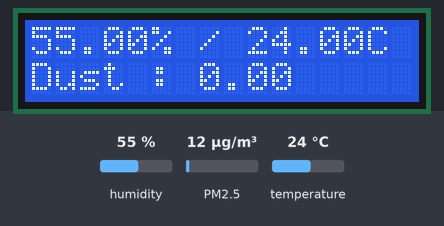
A sketch run on a simulated Arduino Uno, built with avr-gcc and run on an emulated ATmega328P. Shown: 16×2 character LCD. Wiring (inferred from the names in the program): dust sensor: data pin 3. The test bench sets the inputs (shaded band); at power-on: humidity 55 %, temperature 24 °C, PM2.5 12 µg/m³. What the sketch prints to the serial monitor is not drawn.

Above: at 1.2 s.
1.3 s: humidity set to 22 %
At 3.5 s:
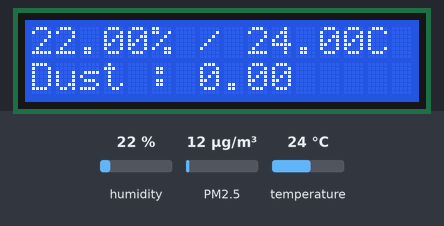
3.9 s: temperature set to 12 °C
At 5.3 s:
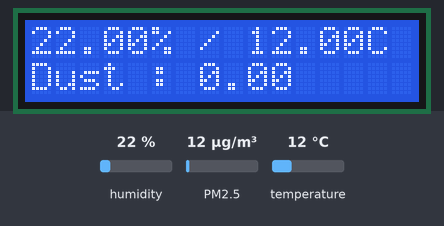
6.3 s: humidity set to 40 %
At 8.3 s:
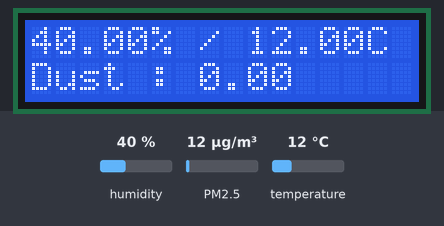
8.7 s: temperature set to 19 °C
At 10.2 s:
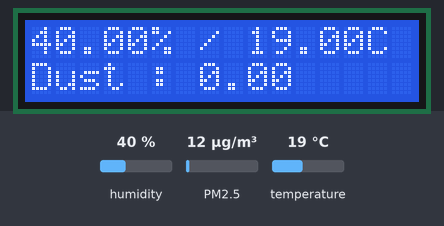
Timing chart, 0 to 11.7 s (numbered marks = the images above; inputs shaded):
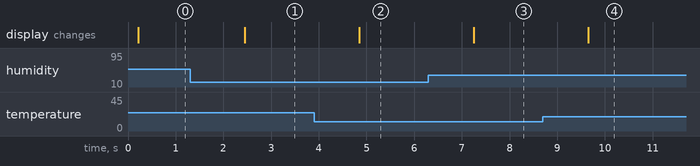

Measured:
- after the input at 1.3 s, the display: changes after 1.2 s (image 1)
- after the input at 3.9 s, the display: changes after 0.95 s (image 2)
- after the input at 6.3 s, the display: changes after 0.95 s (image 3)
- after the input at 8.7 s, the display: changes after 0.95 s (image 4)

The sketch:

DHT_Dust.ino
```cpp
#include <Wire.h>
#include <String.h>
#include <LiquidCrystal_I2C.h>
#include "DHT.h"
#define DHTPIN 2
#define DHTTYPE DHT11
DHT dht(DHTPIN,DHTTYPE);

LiquidCrystal_I2C lcd(0x27,16,2);

byte buff[11];
uint32_t duration;
uint32_t starttime;
uint32_t endtime;
uint32_t sampletime_ms=30000;
uint32_t lowpulseoccupancy=0;

float ratio=0;
long concentration =0;
float pcsPerCF=0;
float ugm3=0;

int i=0;
int pin=3;

void setup() {
  Serial.begin(9600);
  dht.begin();
  lcd.begin();
  lcd.backlight();
  initDsm501A();
}

void loop() {
  float humidity = dht.readHumidity();
  float temperature = dht.readTemperature();
  Serial.print((int)temperature);
  Serial.print("C , ");
  Serial.print((int)humidity);
  Serial.println(" % ");

  String humi=(String)humidity;
  humi+="% / ";

  String temp = (String)temperature;
  temp+="C";

  lcd.setCursor(0,0);
  lcd.print(humi);

  lcd.setCursor(9,0);
  lcd.print(temp);
  dsm501A_read();

  delay(1000);
}

void initDsm501A(){
  pinMode(pin,INPUT);
  starttime=millis();
}

void dsm501A_read(){
  duration = pulseIn(pin,LOW);
  lowpulseoccupancy+=duration;
  endtime=millis();

  if((endtime-starttime)>=sampletime_ms){
    ratio=lowpulseoccupancy/(sampletime_ms*10.0);
    concentration = 1.1*pow(ratio,3)-3.8*pow(ratio,2)+520*ratio+0.62;
    pcsPerCF=concentration*100;
    ugm3+=pcsPerCF/1300;

    lowpulseoccupancy=0;
    starttime=millis();
  }
  Serial.println(ugm3);
  String dust="Dust : ";
  dust+=(String)ugm3;

  lcd.setCursor(0,1);
  lcd.print(dust);
}
```
